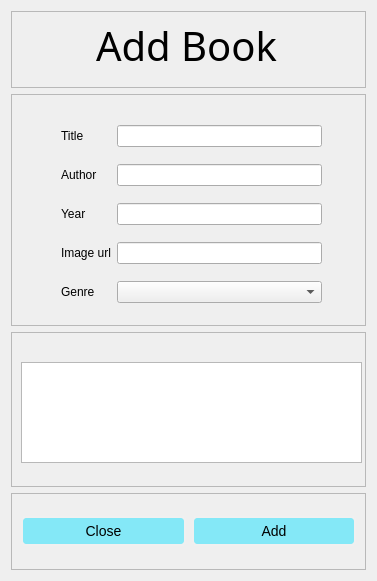
<?xml version="1.0" encoding="UTF-8"?>
<ui version="4.0">
 <class>add_book_window</class>
 <widget class="QWidget" name="add_book_window">
  <property name="geometry">
   <rect>
    <x>0</x>
    <y>0</y>
    <width>377</width>
    <height>581</height>
   </rect>
  </property>
  <property name="windowTitle">
   <string>Form</string>
  </property>
  <property name="styleSheet">
   <string notr="true">#function_frame QPushButton{
	font-size: 14px;
	padding: 5px 10px;
	border: 2px solid #f0f0f0;
	border-radius: 5px;
	background-color: #84e8f7;
}

#function_frame #delete_btn{
	background-color: #ff8183;
}

#function_frame QPushButton::hover{
	border-color: #4c96f7;
	font-size: 15px;
}


#function_frame #delete_button::hover{
	border-color: #dc0004;
}



#image_frame QLabel{
	background-color: white;
	margin: 5px;
}

</string>
  </property>
  <layout class="QVBoxLayout" name="verticalLayout" stretch="1,3,2,1">
   <item>
    <widget class="QFrame" name="header_frame">
     <property name="frameShape">
      <enum>QFrame::StyledPanel</enum>
     </property>
     <property name="frameShadow">
      <enum>QFrame::Raised</enum>
     </property>
     <widget class="QLabel" name="header_label">
      <property name="geometry">
       <rect>
        <x>80</x>
        <y>10</y>
        <width>191</width>
        <height>48</height>
       </rect>
      </property>
      <property name="font">
       <font>
        <family>Sitka</family>
        <pointsize>30</pointsize>
        <italic>false</italic>
       </font>
      </property>
      <property name="text">
       <string>Add Book</string>
      </property>
      <property name="scaledContents">
       <bool>false</bool>
      </property>
      <property name="alignment">
       <set>Qt::AlignCenter</set>
      </property>
      <property name="wordWrap">
       <bool>false</bool>
      </property>
     </widget>
    </widget>
   </item>
   <item>
    <widget class="QFrame" name="info_frame">
     <property name="frameShape">
      <enum>QFrame::StyledPanel</enum>
     </property>
     <property name="frameShadow">
      <enum>QFrame::Raised</enum>
     </property>
     <widget class="QWidget" name="layoutWidget">
      <property name="geometry">
       <rect>
        <x>50</x>
        <y>20</y>
        <width>261</width>
        <height>201</height>
       </rect>
      </property>
      <layout class="QGridLayout" name="gridLayout_3">
       <item row="1" column="2">
        <widget class="QLineEdit" name="author_line"/>
       </item>
       <item row="1" column="0">
        <widget class="QLabel" name="label_7">
         <property name="text">
          <string>Author</string>
         </property>
        </widget>
       </item>
       <item row="0" column="2">
        <widget class="QLineEdit" name="title_line"/>
       </item>
       <item row="0" column="0">
        <widget class="QLabel" name="label_6">
         <property name="text">
          <string>Title</string>
         </property>
        </widget>
       </item>
       <item row="4" column="0">
        <widget class="QLabel" name="label_10">
         <property name="text">
          <string>Genre</string>
         </property>
        </widget>
       </item>
       <item row="3" column="2">
        <widget class="QLineEdit" name="image_url_line">
         <property name="text">
          <string/>
         </property>
        </widget>
       </item>
       <item row="2" column="2">
        <widget class="QLineEdit" name="year_line"/>
       </item>
       <item row="2" column="0">
        <widget class="QLabel" name="label_8">
         <property name="text">
          <string>Year</string>
         </property>
        </widget>
       </item>
       <item row="3" column="0" colspan="2">
        <widget class="QLabel" name="label_9">
         <property name="text">
          <string>Image url</string>
         </property>
        </widget>
       </item>
       <item row="4" column="2">
        <widget class="QComboBox" name="genre_combo_box"/>
       </item>
      </layout>
     </widget>
    </widget>
   </item>
   <item>
    <widget class="QFrame" name="frame_2">
     <property name="frameShape">
      <enum>QFrame::StyledPanel</enum>
     </property>
     <property name="frameShadow">
      <enum>QFrame::Raised</enum>
     </property>
     <widget class="QTextEdit" name="comment_edit">
      <property name="geometry">
       <rect>
        <x>10</x>
        <y>30</y>
        <width>341</width>
        <height>101</height>
       </rect>
      </property>
     </widget>
    </widget>
   </item>
   <item>
    <widget class="QFrame" name="function_frame">
     <property name="frameShape">
      <enum>QFrame::StyledPanel</enum>
     </property>
     <property name="frameShadow">
      <enum>QFrame::Raised</enum>
     </property>
     <layout class="QHBoxLayout" name="horizontalLayout_3">
      <item>
       <widget class="QPushButton" name="close_btn">
        <property name="text">
         <string>Close</string>
        </property>
        <property name="icon">
         <iconset>
          <normaloff>icons/published_with_changes.svg</normaloff>icons/published_with_changes.svg</iconset>
        </property>
       </widget>
      </item>
      <item>
       <widget class="QPushButton" name="add_btn">
        <property name="text">
         <string>Add</string>
        </property>
        <property name="icon">
         <iconset>
          <normaloff>icons/delete.svg</normaloff>icons/delete.svg</iconset>
        </property>
       </widget>
      </item>
     </layout>
    </widget>
   </item>
  </layout>
 </widget>
 <resources/>
 <connections/>
</ui>
